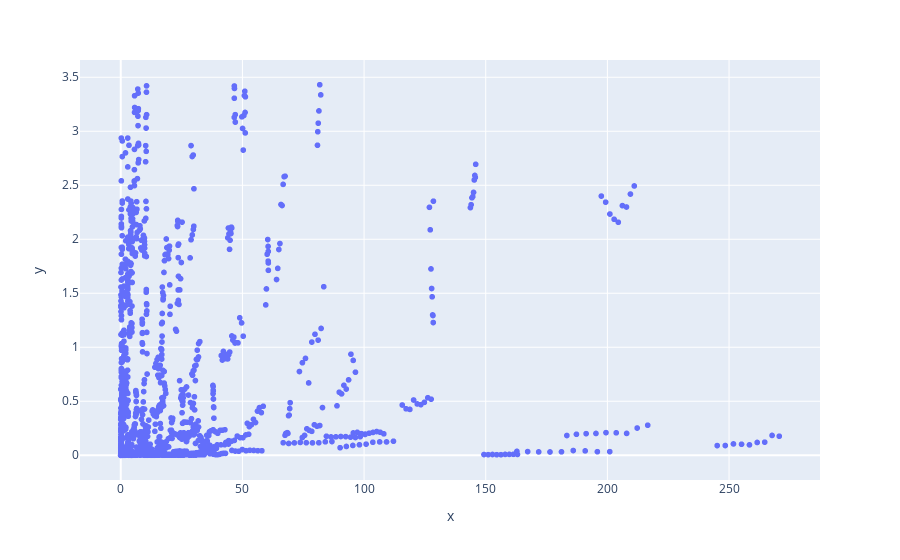

Notebook cell for this chart:
### Markdown cell above
Graficamos en función de la población para observar los datos sin outliers:

### Code cell
fig = px.scatter(x=x_filtered["population"], y=y_filtered)
fig.show()

### Figure 1 — Plotly figure (JSON) as saved in the notebook; plotly's stock layout.template omitted (floating-point values rounded to 4 significant figures; data arrays with more than 128 entries replaced by an {"elided": "..."} marker saying what was removed)
{"data": [{"hovertemplate": "x=%{x}<br>y=%{y}<extra></extra>", "legendgroup": "", "marker": {"color": "#636efa", "symbol": "circle"}, "mode": "markers", "name": "", "showlegend": false, "type": "scattergl", "x": {"elided": "1649 float values"}, "xaxis": "x", "y": {"elided": "1649 float values"}, "yaxis": "y"}], "layout": {"legend": {"tracegroupgap": 0}, "margin": {"t": 60}, "xaxis": {"anchor": "y", "domain": [0, 1], "title": {"text": "x"}}, "yaxis": {"anchor": "x", "domain": [0, 1], "title": {"text": "y"}}}}
